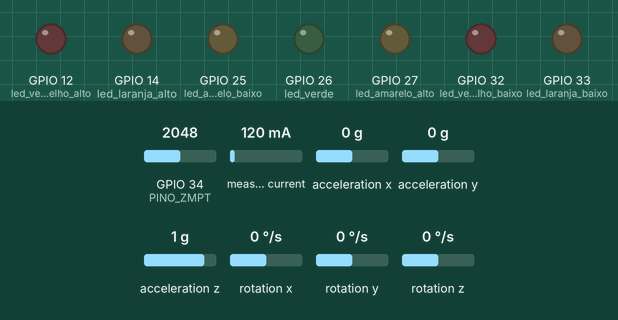
The sketch below on a simulated ESP32. Shown: output pins drawn as LEDs (lit = HIGH). Wiring (inferred from the names in the program): MPU-6050 motion sensor at I2C address 0x68. Inputs (shaded band) come from the test bench; at power-on: GPIO 34 (PINO_ZMPT) = 2048, measured current 120 mA, acceleration x 0 g, acceleration y 0 g, acceleration z 1 g, rotation x 0 °/s, rotation y 0 °/s, rotation z 0 °/s (analog values on the 0–4095 scale). WiFi joins after 1.5 s; servers stay silent unless stated; uploads are accepted with an empty reply; no MQTT or app messages arrive unless stated; what the sketch prints to the serial monitor is not drawn.

Above: at 0.0 s.
At 0.7 s:
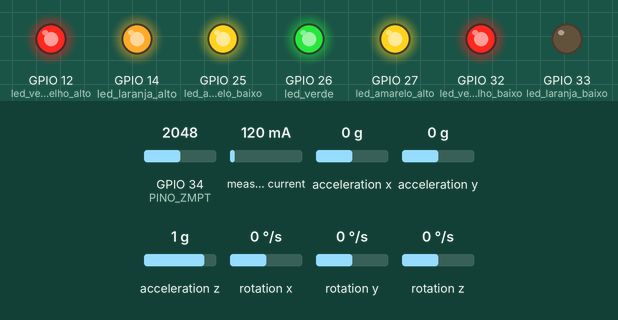
At 1.2 s:
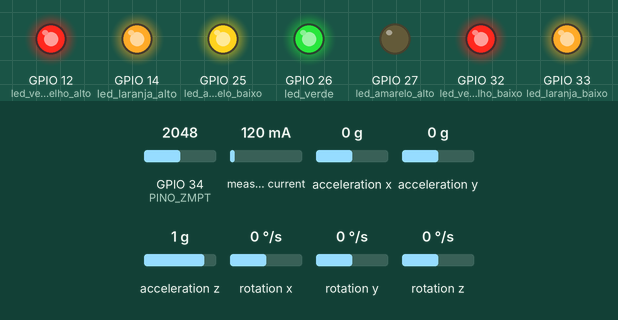
At 1.6 s:
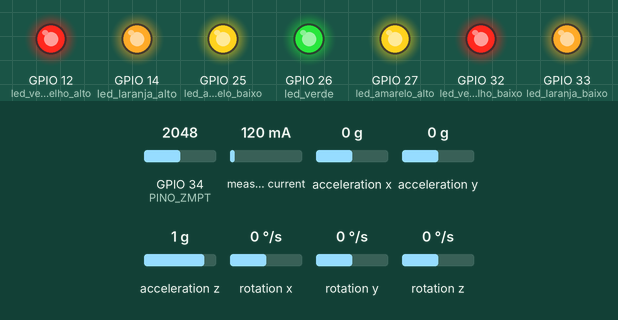
Timing chart, 0 to 3.1 s (numbered marks = the images above):
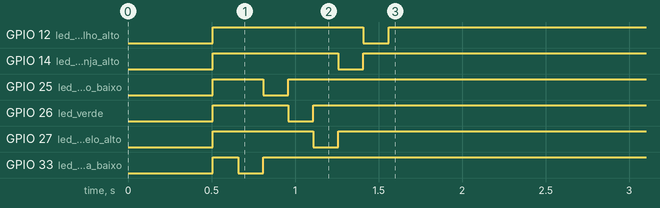

The sketch:

monitor_tamboreadora_v16.ino
```cpp
// ================================================================
//   Monitor de Máquina — TCC FATEC
//   ESP32 + SCT-013-030 + ZMPT101B + MPU6050 + Google Sheets + MQTT
//   v16 — FASE DE COLETA: envia apenas dados BRUTOS (sem classificação)
//
//   Objetivo desta versão: coletar corrente, tensão, vibração (X/Y/Z)
//   e temperatura em cada ciclo, todos com o MESMO timestamp, sem
//   nenhuma lógica de z-score / MAD / correção. Essa lógica será
//   reaplicada depois, offline, em 3 cenários de análise:
//     1) dados brutos
//     2) dados filtrados (z-score + MAD)
//     3) saída do autoencoder (TinyML)
//
//   Pinagem:
//     SCT-013   -> GPIO35 (ADC1)
//     ZMPT101B  -> GPIO34 (ADC1)
//     MPU6050   -> I2C padrão (SDA=GPIO21, SCL=GPIO22)
//     LEDs      -> GPIO32,33,25,26,27,14,12 (SINK, LOW = acende)
// ================================================================

#include "EmonLib.h"
#include <WiFi.h>
#include <WiFiClientSecure.h>
#include <PubSubClient.h>
#include <ArduinoJson.h>
#include <HTTPClient.h>
#include <Wire.h>

// ── Wi-Fi ────────────────────────────────────────────────────────
#define WIFI_SSID  "Silva-2G"
#define WIFI_PASS  "04072005b"

// ── HiveMQ Cloud ─────────────────────────────────────────────────
#define MQTT_HOST      "14fc5a355dec4054b8609b092c9653d7.s1.eu.hivemq.cloud"
#define MQTT_PORT      8883
#define MQTT_USER      "esp32"
#define MQTT_PASS      "Tccfatec1"
#define MQTT_TOPIC     "tamboreadora/corrente"
#define MQTT_CLIENT_ID "esp32_tamboreadora_01"

// ── Google Sheets ─────────────────────────────────────────────────
// IMPORTANTE: essa URL precisa apontar para a implantação do Apps
// Script JÁ ATUALIZADO (doPost novo, com as colunas de tensão,
// vibração e temperatura). Se você fizer uma nova implantação do
// script, troque a URL abaixo pela nova.
#define GOOGLE_URL "https://script.google.com/macros/s/AKfycbzgC0Bxy_ULVDlzlatfXKWTOAfKlur3ixTPPB1p_CsmrUIZ7E65uRO73QKWvif5pYGS/exec"

// ── Hardware — pinos analógicos (ambos em ADC1, compatíveis com Wi-Fi) ──
const int PINO_SCT  = 35;   // SCT-013 (corrente)
const int PINO_ZMPT = 34;   // ZMPT101B (tensão)

// LEDs (lógica SINK: LOW = acende, HIGH = apaga)
const int led_vermelho_baixo = 32;
const int led_laranja_baixo  = 33;
const int led_amarelo_baixo  = 25;
const int led_verde          = 26;
const int led_amarelo_alto   = 27;
const int led_laranja_alto   = 14;
const int led_vermelho_alto  = 12;

// ── Calibração ────────────────────────────────────────────────────
float fator_calibracao_corrente = 8.5;   // EmonLib (SCT-013)

// ZMPT101B — ATENÇÃO: valor de partida ajustado proporcionalmente do
// Arduino UNO (10 bits) para o ESP32 (12 bits). PRECISA recalibrar
// medindo a tensão real da rede com um multímetro e reajustando.
const int   AMOSTRAS_ZMPT      = 1000;
float       fator_calibracao_zmpt = 0.92;

// ── MPU6050 ───────────────────────────────────────────────────────
const int ENDERECO_MPU = 0x68;

// ── Objetos ───────────────────────────────────────────────────────
EnergyMonitor    emon1;
WiFiClientSecure wifiSecure;
PubSubClient     mqttClient(wifiSecure);

// ── Timing ────────────────────────────────────────────────────────
const unsigned long INTERVALO_CICLO = 5000;  // 5s entre leituras/envios
unsigned long ultimoCiclo = 0;
unsigned long contador = 0;

// ================================================================
//   LEDS — apenas teste de boot nesta versão (sem classificação)
// ================================================================
void apagarLeds() {
  digitalWrite(led_vermelho_baixo, HIGH);
  digitalWrite(led_laranja_baixo,  HIGH);
  digitalWrite(led_amarelo_baixo,  HIGH);
  digitalWrite(led_verde,          HIGH);
  digitalWrite(led_amarelo_alto,   HIGH);
  digitalWrite(led_laranja_alto,   HIGH);
  digitalWrite(led_vermelho_alto,  HIGH);
}

void testarLedsBoot() {
  int leds[] = {led_vermelho_baixo, led_laranja_baixo, led_amarelo_baixo,
                led_verde, led_amarelo_alto, led_laranja_alto, led_vermelho_alto};
  for (int i = 0; i < 7; i++) {
    digitalWrite(leds[i], LOW);
    delay(150);
    digitalWrite(leds[i], HIGH);
  }
}

// ================================================================
//   LEITURA — CORRENTE (SCT-013 via EmonLib) — valor bruto único
// ================================================================
float lerCorrente() {
  float irms = emon1.calcIrms(4000);
  if (irms < 0.05) irms = 0.0;
  return irms;
}

// ================================================================
//   LEITURA — TENSÃO (ZMPT101B) — Vrms bruto
//   (mesma lógica do tensao.ino: offset + RMS por amostragem direta)
// ================================================================
float lerTensao() {
  // 1 — offset DC
  float soma = 0;
  for (int i = 0; i < AMOSTRAS_ZMPT; i++) {
    soma += analogRead(PINO_ZMPT);
  }
  float offset = soma / AMOSTRAS_ZMPT;

  // 2 — RMS do sinal AC
  float somaQuadrados = 0;
  for (int i = 0; i < AMOSTRAS_ZMPT; i++) {
    int leitura = analogRead(PINO_ZMPT);
    float sinalAC = leitura - offset;
    somaQuadrados += sinalAC * sinalAC;
  }

  float rmsADC   = sqrt(somaQuadrados / AMOSTRAS_ZMPT);
  float tensaoRMS = rmsADC * fator_calibracao_zmpt;

  return tensaoRMS;
}

// ================================================================
//   LEITURA — MPU6050 — vibração (X/Y/Z brutos) e temperatura (°C)
// ================================================================
struct LeituraMPU {
  int16_t acelX;
  int16_t acelY;
  int16_t acelZ;
  float   temperaturaC;
  bool    valida;
};

LeituraMPU lerMPU() {
  LeituraMPU l;
  l.valida = false;

  Wire.beginTransmission(ENDERECO_MPU);
  Wire.write(0x3B);
  Wire.endTransmission(false);

  Wire.requestFrom(ENDERECO_MPU, 14, true);

  if (Wire.available() >= 14) {
    l.acelX = (Wire.read() << 8) | Wire.read();
    l.acelY = (Wire.read() << 8) | Wire.read();
    l.acelZ = (Wire.read() << 8) | Wire.read();

    int16_t temperaturaRaw = (Wire.read() << 8) | Wire.read();
    l.temperaturaC = (temperaturaRaw / 340.0) + 36.53;

    // Giroscópio não é usado nesta versão (colunas da planilha só
    // preveem vibração/temperatura), mas os bytes precisam ser lidos
    // para esvaziar o buffer corretamente.
    Wire.read(); Wire.read();
    Wire.read(); Wire.read();
    Wire.read(); Wire.read();

    l.valida = true;
  }

  return l;
}

// ================================================================
//   WI-FI
// ================================================================
void conectarWiFi() {
  Serial.print("Conectando ao Wi-Fi: ");
  Serial.println(WIFI_SSID);
  WiFi.begin(WIFI_SSID, WIFI_PASS);
  int t = 0;
  while (WiFi.status() != WL_CONNECTED && t < 30) {
    delay(500); Serial.print("."); t++;
  }
  if (WiFi.status() == WL_CONNECTED) {
    Serial.println("\nWi-Fi conectado! IP: " + WiFi.localIP().toString());
  } else {
    Serial.println("\nFalha no Wi-Fi! Reiniciando...");
    ESP.restart();
  }
}

// ================================================================
//   MQTT
// ================================================================
void conectarMQTT() {
  wifiSecure.setInsecure();
  mqttClient.setServer(MQTT_HOST, MQTT_PORT);
  mqttClient.setKeepAlive(60);
  Serial.print("Conectando ao HiveMQ...");
  int t = 0;
  while (!mqttClient.connected() && t < 10) {
    if (mqttClient.connect(MQTT_CLIENT_ID, MQTT_USER, MQTT_PASS)) {
      Serial.println(" Conectado!");
    } else {
      Serial.printf(" Falha rc=%d, tentando...\n", mqttClient.state());
      delay(3000); t++;
    }
  }
}

void publicarMQTT(float irms, float tensao, int16_t vibX, int16_t vibY,
                   int16_t vibZ, float temperatura) {
  if (!mqttClient.connected()) conectarMQTT();
  mqttClient.loop();

  StaticJsonDocument<256> doc;
  doc["irms"]        = (float)round(irms * 10000.0) / 10000.0;
  doc["tensao"]       = (float)round(tensao * 100.0) / 100.0;
  doc["vibX"]         = vibX;
  doc["vibY"]         = vibY;
  doc["vibZ"]         = vibZ;
  doc["temperatura"]  = (float)round(temperatura * 100.0) / 100.0;
  doc["nivel"]        = "BRUTO";
  doc["estado"]       = "Leitura bruta - fase de coleta";

  char payload[256];
  serializeJson(doc, payload);

  bool ok = mqttClient.publish(MQTT_TOPIC, payload, false);
  Serial.printf("  [MQTT] %s\n", ok ? "OK" : "ERRO");
}

// ================================================================
//   GOOGLE SHEETS
// ================================================================
void enviarGoogleSheets(float irms, float tensao, int16_t vibX, int16_t vibY,
                         int16_t vibZ, float temperatura) {
  if (WiFi.status() != WL_CONNECTED) return;

  WiFiClientSecure clienteHTTPS;
  clienteHTTPS.setInsecure();

  HTTPClient http;
  http.begin(clienteHTTPS, GOOGLE_URL);
  http.addHeader("Content-Type", "application/json");
  http.setFollowRedirects(HTTPC_STRICT_FOLLOW_REDIRECTS);

  StaticJsonDocument<256> doc;
  doc["irms"]        = (float)round(irms * 10000.0) / 10000.0;
  doc["tensao"]       = (float)round(tensao * 100.0) / 100.0;
  doc["vibX"]         = vibX;
  doc["vibY"]         = vibY;
  doc["vibZ"]         = vibZ;
  doc["temperatura"]  = (float)round(temperatura * 100.0) / 100.0;
  doc["nivel"]        = "BRUTO";
  doc["estado"]       = "Leitura bruta - fase de coleta";

  char payload[256];
  serializeJson(doc, payload);

  int httpCode = http.POST(payload);
  Serial.printf("  [Sheets] HTTP %d\n", httpCode);
  http.end();
}

// ================================================================
//   SETUP
// ================================================================
void setup() {
  Serial.begin(115200);
  delay(500);

  Serial.println("=====================================");
  Serial.println("  Monitor Maquina — TCC FATEC (v16)");
  Serial.println("  Fase de coleta - dados brutos");
  Serial.println("=====================================");

  // LEDs
  pinMode(led_vermelho_baixo, OUTPUT);
  pinMode(led_laranja_baixo,  OUTPUT);
  pinMode(led_amarelo_baixo,  OUTPUT);
  pinMode(led_verde,          OUTPUT);
  pinMode(led_amarelo_alto,   OUTPUT);
  pinMode(led_laranja_alto,   OUTPUT);
  pinMode(led_vermelho_alto,  OUTPUT);
  apagarLeds();

  Serial.println("Testando LEDs...");
  testarLedsBoot();

  // ADC — corrente e tensão (ambos ADC1, compatíveis com Wi-Fi)
  analogReadResolution(12);
  analogSetAttenuation(ADC_11db);
  emon1.current(PINO_SCT, fator_calibracao_corrente);

  // I2C — MPU6050
  Wire.begin();
  Wire.beginTransmission(ENDERECO_MPU);
  Wire.write(0x6B);
  Wire.write(0x00);
  Wire.endTransmission(true);
  delay(100);
  Serial.println("MPU6050 iniciado");

  // Conecta Wi-Fi e MQTT
  conectarWiFi();
  conectarMQTT();

  Serial.println("\nIniciando coleta...");
  Serial.println("Leit |  Corrente(A) | Tensao(V) | VibX | VibY | VibZ | Temp(C)");
  Serial.println("-----+--------------+-----------+------+------+------+--------");
}

// ================================================================
//   LOOP
// ================================================================
void loop() {
  unsigned long agora = millis();
  if (agora - ultimoCiclo < INTERVALO_CICLO && ultimoCiclo != 0) {
    return;
  }
  ultimoCiclo = agora;
  contador++;

  // ── Leituras (mesmo ciclo, mesmo timestamp) ──────────────────
  float irms = lerCorrente();
  float tensao = lerTensao();
  LeituraMPU mpu = lerMPU();

  int16_t vibX = mpu.valida ? mpu.acelX : 0;
  int16_t vibY = mpu.valida ? mpu.acelY : 0;
  int16_t vibZ = mpu.valida ? mpu.acelZ : 0;
  float temperatura = mpu.valida ? mpu.temperaturaC : 0.0;

  if (!mpu.valida) {
    Serial.println("  [AVISO] MPU6050 nao respondeu nesse ciclo.");
  }

  // ── Serial ────────────────────────────────────────────────────
  Serial.printf("[%4lu] %.4f A | %.2f V | %d | %d | %d | %.2f C\n",
                contador, irms, tensao, vibX, vibY, vibZ, temperatura);

  // ── MQTT ──────────────────────────────────────────────────────
  publicarMQTT(irms, tensao, vibX, vibY, vibZ, temperatura);

  // ── Google Sheets ─────────────────────────────────────────────
  enviarGoogleSheets(irms, tensao, vibX, vibY, vibZ, temperatura);
}
```
